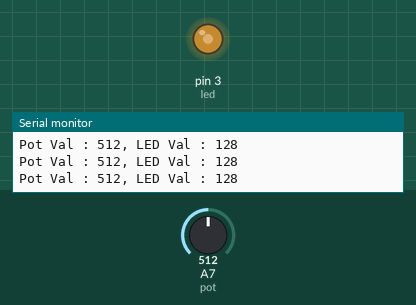
A sketch run on a simulated Arduino Nano, built with avr-gcc and run on an emulated ATmega328P. On the bench: output pins drawn as LEDs (lit = HIGH), the last lines printed to the serial monitor. The test bench sets the inputs (shaded band); at power-on: A7 (pot) = 512.

Above: at 1.2 s.
1.3 s: A7 (pot) set to 407
At 1.9 s:
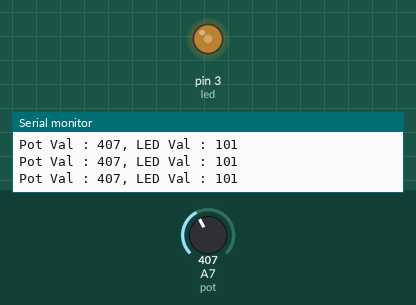
2.8 s: A7 (pot) set to 392
At 4.1 s:
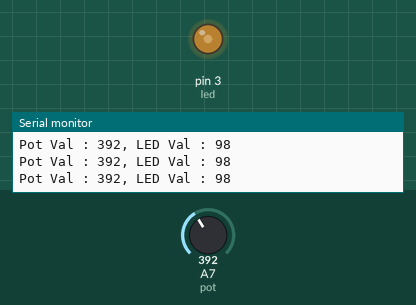
5.8 s: A7 (pot) set to 716
At 7.0 s:
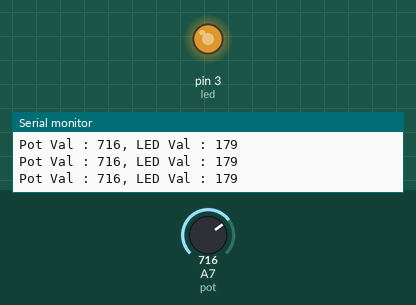
7.3 s: A7 (pot) set to 981
At 8.1 s:
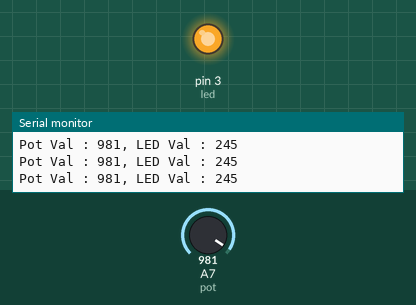
8.8 s: A7 (pot) set to 1015
At 9.1 s:
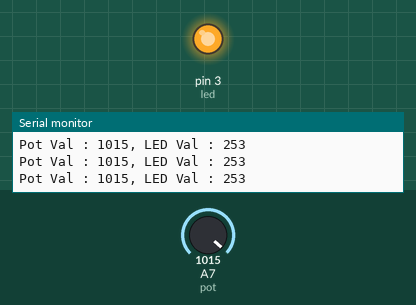
11.8 s: A7 (pot) set to 122
At 12.5 s:
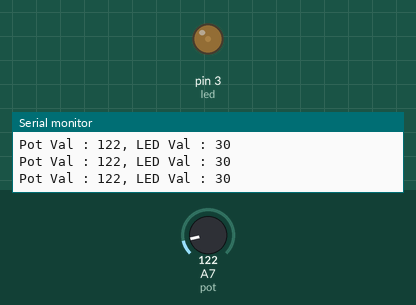
Timing chart, 0 to 14.3 s (numbered marks = the images above; inputs shaded):
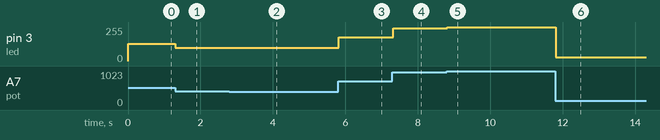

The sketch:

potToLED.ino
```cpp
const int led = 3; // LED pin
const int pot = A7; // pot pin

int ledVal;
int potVal;

void setup() {
  // put your setup code here, to run once:
  Serial.begin(9600);
  pinMode(led, OUTPUT);
}

void loop() {
  // put your main code here, to run repeatedly:
  potVal = analogRead(pot);

  ledVal = potVal/4;

  analogWrite(led, ledVal);

  Serial.print("Pot Val : ");
  Serial.print(potVal);
  Serial.print(", LED Val : ");
  Serial.println(ledVal);

}
```

Measured:
- after the input at 1.3 s, pin 3 (led): 128/255 → 101/255 at once
- after the input at 2.8 s, pin 3 (led): 101/255 → 98/255 at once
- after the input at 5.8 s, pin 3 (led): 98/255 → 179/255 at once
- after the input at 7.3 s, pin 3 (led): 179/255 → 245/255 at once
- after the input at 8.8 s, pin 3 (led): 245/255 → 253/255 at once
- after the input at 11.8 s, pin 3 (led): 253/255 → 30/255 at once
